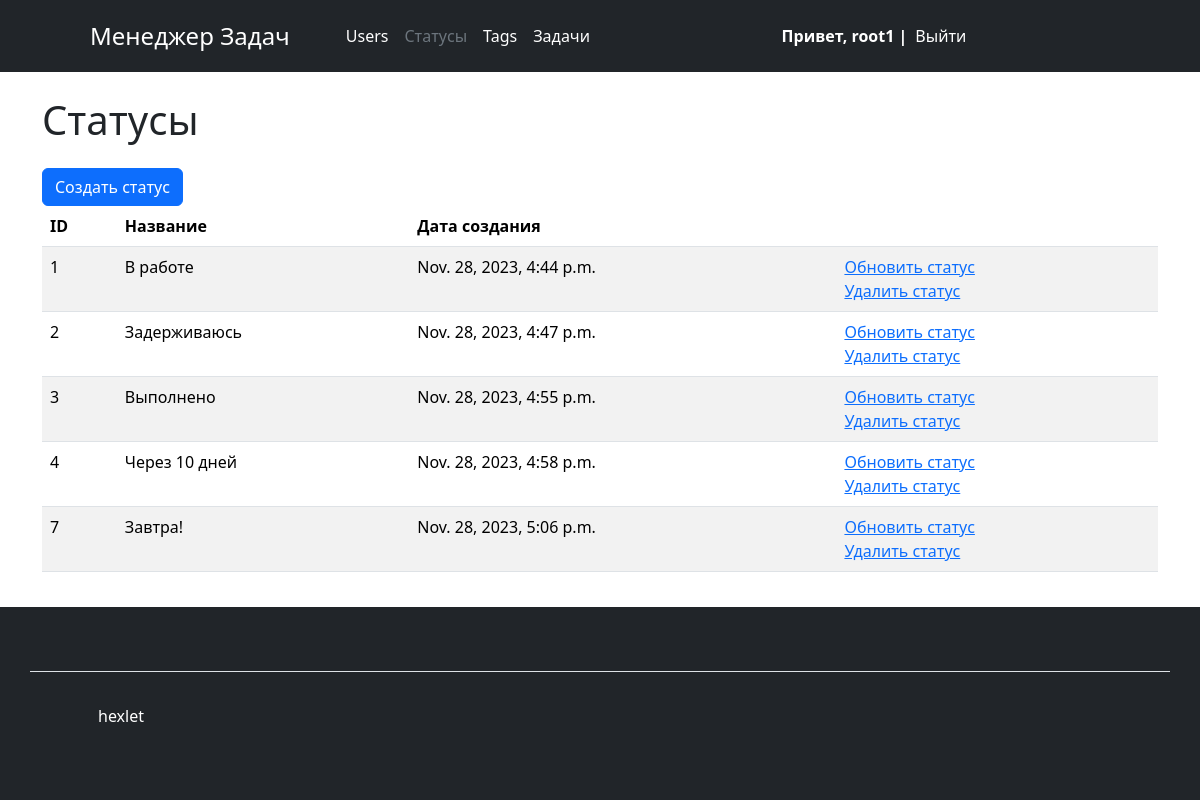
/statuses/ (signed in), run on the app's committed database.
### users/models.py (models this page shows, shortened)
class User(AbstractUser):
    created_at = models.DateTimeField(auto_now_add=True)

### statuses/models.py (models this page shows, shortened)
class Status(models.Model):
    name = models.CharField(max_length=150,
                            unique=True,
                            blank=False,
                            verbose_name=_('Name'),)
    created_at = models.DateTimeField(
        auto_now_add=True,
        verbose_name=_('Creation date')
    )
    class Meta:
        verbose_name = _('Status')
        verbose_name_plural = _('Statuses')

### statuses/views.py (the view)
# urls.py: path('', views.StatusesListView.as_view(), name='all_statuses'),
class StatusesListView(AuthRequiredMixin, ListView):
    template_name = 'statuses/statuses.html'
    model = Status
    context_object_name = 'statuses'
    def get_context_data(self, **kwargs):
        context = super().get_context_data(**kwargs)
        context['logo'] = _('Task Manager')
        context['title'] = _('Task Manager')
        context['current_page'] = 'statuses'
        return context

### task_manager/mixins.py (called while the page is built)
    def dispatch(self, request, *args, **kwargs):
        if not request.user.is_authenticated:
            messages.error(request, self.auth_message)
            return redirect(reverse_lazy('login'))
        return super().dispatch(request, *args, **kwargs)

### statuses/templates/statuses/statuses.html
{% extends "base.html" %}
{% load django_bootstrap5 %}
{% load i18n %}
{% block content %}
    <h1 class="my-4">{% trans 'statuses' %}</h1>
    <a class="btn btn-primary" href="{% url 'statuses:status_create' %}">{% trans 'Create status' %}</a>
    <table class="table table-striped table-hover">
        <thead class="thead-dark">
            <tr>
                <th>ID</th>
                <th>{% trans 'Name' %}</th>
                <th>{% trans 'Creation date' %}</th>
                <th></th>
            </tr>
        </thead>
        <tbody>
            {% if statuses %}
                {% for status in statuses %}
                    <tr>
                        <td>{{ status.id }}</td>
                        <td>{{ status.name }}</td>
                        <td>{{ status.created_at }}</td>
                        <td>
                          <a href="{% url 'statuses:status_update' status.id %}">{% trans 'Update' %}</a>
                          <br>
                          <a href="{% url 'statuses:status_delete' status.id %}">{% trans 'Delete' %}</a>
                        </td>
                    </tr>
                {% endfor %}
            {% endif %}
        </tbody>
    </table>
{% endblock %}

### manager/templates/manager/components/header.html
{% load i18n %}
<header class="p-3 text-bg-dark">
    <div class="container">
        <div class="d-flex flex-wrap align-items-center justify-content-center justify-content-lg-start">
            <a href="/" class="d-flex  mb-2 mb-lg-0 text-white text-decoration-none" previewlistener="true">
                <svg class="bi me-2" width="40" height="32" role="img" aria-label="Bootstrap">
                    <use xlink:href="#bootstrap"></use>
                </svg>
            </a>
            <a class="navbar-brand fs-4 me-5" href="/" previewlistener="true">{{ logo }}</a>
            <ul class=" nav col-12 col-lg-auto me-lg-auto mb-2 justify-content-center mb-md-0">
                <li>
                    <a href="{% url 'users:users_index' %}"
                       class="nav-link px-2 {% if current_page == 'users_index' %}text-secondary {% else %} text-white {% endif %}">
                        {% trans "Users" %}</a>
                </li>
                {% if user.is_authenticated %}
                <li><a href="{% url 'statuses:all_statuses' %}"
                       class="nav-link px-2 {% if current_page == 'statuses' %}text-secondary {% else %} text-white {% endif %}">{% trans "Statuses" %}</a></li>
                <li><a href="#"
                       class="nav-link px-2 {% if current_page == '323' %}text-secondary {% else %} text-white {% endif %}">{% trans "Tags" %}</a></li>
                <li><a href="{% url 'tasks:tasks' %}"
                       class="nav-link px-2 {% if current_page == '222' %}text-secondary {% else %} text-white {% endif %}">{% trans "Tasks" %}</a></li>
                {% endif %}
                </ul>
                {% if not user.is_authenticated %}
                <div class="text-end">
                    <a href="{% url 'users:login' %}" class="btn btn-outline-light me-2">{% trans "login" %}</a>
                    <a href="{% url 'users:register' %}" class="btn btn-warning">{% trans "sigh up" %}</a>
                </div>
                {% else %}
                <div class="text-end text-white fw-bold">
                    Привет, {{ user.username }} |
                </div>
                <ul class=" nav col-12 col-lg-auto me-lg-auto mb-2 justify-content-center mb-md-0">
                    <li><a href="{% url 'users:logout' %}" class="nav-link px-2 text-white">Выйти</a></li>
                </ul>
                {% endif %}
        </div>
    </div>
</header>

### data on the page
User: username "root1"
Status: id "1", name "В работе", created_at "Nov. 28, 2023, 4:44 p.m."
Status: id "2", name "Задерживаюсь", created_at "Nov. 28, 2023, 4:47 p.m."
Status: id "3", name "Выполнено", created_at "Nov. 28, 2023, 4:55 p.m."
Status: id "4", name "Через 10 дней", created_at "Nov. 28, 2023, 4:58 p.m."
Status: id "7", name "Завтра!", created_at "Nov. 28, 2023, 5:06 p.m."

### other printed values
{{ logo }} "Менеджер Задач"
